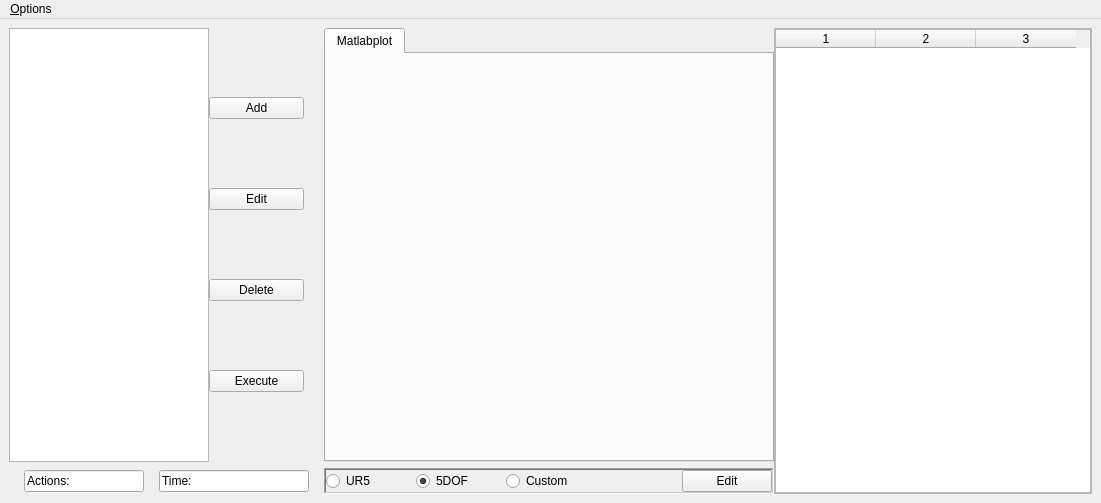
<?xml version="1.0" encoding="UTF-8"?>
<ui version="4.0">
 <class>RobotDesign</class>
 <widget class="QMainWindow" name="RobotDesign">
  <property name="geometry">
   <rect>
    <x>0</x>
    <y>0</y>
    <width>1101</width>
    <height>503</height>
   </rect>
  </property>
  <property name="sizePolicy">
   <sizepolicy hsizetype="Maximum" vsizetype="Maximum">
    <horstretch>0</horstretch>
    <verstretch>0</verstretch>
   </sizepolicy>
  </property>
  <property name="windowTitle">
   <string>Robot Simple Action Designer</string>
  </property>
  <widget class="QWidget" name="centralwidget">
   <property name="maximumSize">
    <size>
     <width>16777215</width>
     <height>16777215</height>
    </size>
   </property>
   <layout class="QVBoxLayout" name="verticalLayout">
    <item>
     <widget class="QWidget" name="MainEditWidget" native="true">
      <layout class="QGridLayout" name="gridLayout">
       <property name="leftMargin">
        <number>0</number>
       </property>
       <property name="topMargin">
        <number>0</number>
       </property>
       <property name="rightMargin">
        <number>0</number>
       </property>
       <property name="bottomMargin">
        <number>0</number>
       </property>
       <property name="horizontalSpacing">
        <number>0</number>
       </property>
       <item row="0" column="2" rowspan="2">
        <widget class="QScrollArea" name="endpointScroll">
         <property name="minimumSize">
          <size>
           <width>200</width>
           <height>0</height>
          </size>
         </property>
         <property name="verticalScrollBarPolicy">
          <enum>Qt::ScrollBarAsNeeded</enum>
         </property>
         <property name="horizontalScrollBarPolicy">
          <enum>Qt::ScrollBarAsNeeded</enum>
         </property>
         <property name="sizeAdjustPolicy">
          <enum>QAbstractScrollArea::AdjustToContents</enum>
         </property>
         <property name="widgetResizable">
          <bool>true</bool>
         </property>
         <widget class="QWidget" name="example">
          <property name="geometry">
           <rect>
            <x>0</x>
            <y>0</y>
            <width>302</width>
            <height>457</height>
           </rect>
          </property>
          <layout class="QVBoxLayout" name="verticalLayout_4">
           <property name="spacing">
            <number>0</number>
           </property>
           <property name="leftMargin">
            <number>0</number>
           </property>
           <property name="topMargin">
            <number>0</number>
           </property>
           <property name="rightMargin">
            <number>0</number>
           </property>
           <property name="bottomMargin">
            <number>0</number>
           </property>
           <item>
            <widget class="QTableWidget" name="endpoint">
             <property name="horizontalScrollBarPolicy">
              <enum>Qt::ScrollBarAsNeeded</enum>
             </property>
             <property name="sizeAdjustPolicy">
              <enum>QAbstractScrollArea::AdjustToContentsOnFirstShow</enum>
             </property>
             <property name="rowCount">
              <number>0</number>
             </property>
             <property name="columnCount">
              <number>3</number>
             </property>
             <column/>
             <column/>
             <column/>
            </widget>
           </item>
          </layout>
         </widget>
        </widget>
       </item>
       <item row="1" column="0">
        <widget class="QFrame" name="frame">
         <layout class="QHBoxLayout" name="horizontalLayout">
          <property name="spacing">
           <number>0</number>
          </property>
          <property name="sizeConstraint">
           <enum>QLayout::SetDefaultConstraint</enum>
          </property>
          <property name="leftMargin">
           <number>0</number>
          </property>
          <property name="topMargin">
           <number>0</number>
          </property>
          <property name="rightMargin">
           <number>0</number>
          </property>
          <property name="bottomMargin">
           <number>0</number>
          </property>
          <item>
           <widget class="QLineEdit" name="CurrentNumSelectValue">
            <property name="maximumSize">
             <size>
              <width>120</width>
              <height>16777215</height>
             </size>
            </property>
            <property name="text">
             <string>Actions: </string>
            </property>
            <property name="readOnly">
             <bool>true</bool>
            </property>
           </widget>
          </item>
          <item>
           <widget class="QLineEdit" name="CurrentTotalTimeValue">
            <property name="maximumSize">
             <size>
              <width>150</width>
              <height>16777215</height>
             </size>
            </property>
            <property name="text">
             <string>Time: </string>
            </property>
            <property name="readOnly">
             <bool>true</bool>
            </property>
            <property name="clearButtonEnabled">
             <bool>false</bool>
            </property>
           </widget>
          </item>
         </layout>
        </widget>
       </item>
       <item row="0" column="0">
        <layout class="QHBoxLayout" name="horizontalLayout_2">
         <item>
          <widget class="QListWidget" name="ListActionView">
           <property name="enabled">
            <bool>true</bool>
           </property>
           <property name="sizePolicy">
            <sizepolicy hsizetype="Minimum" vsizetype="Expanding">
             <horstretch>0</horstretch>
             <verstretch>0</verstretch>
            </sizepolicy>
           </property>
           <property name="minimumSize">
            <size>
             <width>200</width>
             <height>0</height>
            </size>
           </property>
           <property name="maximumSize">
            <size>
             <width>200</width>
             <height>100000</height>
            </size>
           </property>
           <property name="sizeAdjustPolicy">
            <enum>QAbstractScrollArea::AdjustIgnored</enum>
           </property>
           <property name="selectionMode">
            <enum>QAbstractItemView::ExtendedSelection</enum>
           </property>
           <property name="resizeMode">
            <enum>QListView::Adjust</enum>
           </property>
           <property name="itemAlignment">
            <set>Qt::AlignLeading</set>
           </property>
          </widget>
         </item>
         <item>
          <layout class="QVBoxLayout" name="verticalLayout_2">
           <item>
            <widget class="QPushButton" name="AddActionButton">
             <property name="text">
              <string>Add</string>
             </property>
            </widget>
           </item>
           <item>
            <widget class="QPushButton" name="EditActionButton">
             <property name="text">
              <string>Edit</string>
             </property>
            </widget>
           </item>
           <item>
            <widget class="QPushButton" name="DeleteActionButton">
             <property name="text">
              <string>Delete</string>
             </property>
            </widget>
           </item>
           <item>
            <widget class="QPushButton" name="ExecuteActionButton">
             <property name="text">
              <string>Execute</string>
             </property>
            </widget>
           </item>
          </layout>
         </item>
         <item>
          <spacer name="horizontalSpacer_2">
           <property name="orientation">
            <enum>Qt::Horizontal</enum>
           </property>
           <property name="sizeType">
            <enum>QSizePolicy::Minimum</enum>
           </property>
           <property name="sizeHint" stdset="0">
            <size>
             <width>20</width>
             <height>20</height>
            </size>
           </property>
          </spacer>
         </item>
        </layout>
       </item>
       <item row="0" column="1">
        <widget class="QTabWidget" name="RobotViewTab">
         <property name="sizePolicy">
          <sizepolicy hsizetype="MinimumExpanding" vsizetype="MinimumExpanding">
           <horstretch>0</horstretch>
           <verstretch>0</verstretch>
          </sizepolicy>
         </property>
         <property name="minimumSize">
          <size>
           <width>450</width>
           <height>0</height>
          </size>
         </property>
         <property name="currentIndex">
          <number>0</number>
         </property>
         <property name="tabBarAutoHide">
          <bool>false</bool>
         </property>
         <widget class="QWidget" name="Matpyplot">
          <attribute name="title">
           <string>Matlabplot</string>
          </attribute>
          <layout class="QHBoxLayout" name="horizontalLayout_4">
           <item>
            <layout class="QVBoxLayout" name="MatplotLayout"/>
           </item>
          </layout>
         </widget>
        </widget>
       </item>
       <item row="1" column="1">
        <widget class="QFrame" name="frame">
         <property name="frameShape">
          <enum>QFrame::WinPanel</enum>
         </property>
         <property name="frameShadow">
          <enum>QFrame::Sunken</enum>
         </property>
         <layout class="QHBoxLayout" name="horizontalLayout_3">
          <property name="spacing">
           <number>0</number>
          </property>
          <property name="leftMargin">
           <number>0</number>
          </property>
          <property name="topMargin">
           <number>0</number>
          </property>
          <property name="rightMargin">
           <number>0</number>
          </property>
          <property name="bottomMargin">
           <number>0</number>
          </property>
          <item>
           <widget class="QRadioButton" name="ur_change">
            <property name="maximumSize">
             <size>
              <width>90</width>
              <height>16777215</height>
             </size>
            </property>
            <property name="text">
             <string>UR5</string>
            </property>
            <property name="checked">
             <bool>false</bool>
            </property>
           </widget>
          </item>
          <item>
           <widget class="QRadioButton" name="dof_change">
            <property name="maximumSize">
             <size>
              <width>90</width>
              <height>16777215</height>
             </size>
            </property>
            <property name="text">
             <string>5DOF</string>
            </property>
            <property name="checked">
             <bool>true</bool>
            </property>
           </widget>
          </item>
          <item>
           <widget class="QRadioButton" name="cus_change">
            <property name="text">
             <string>Custom</string>
            </property>
           </widget>
          </item>
          <item>
           <widget class="QPushButton" name="push_edit_but">
            <property name="maximumSize">
             <size>
              <width>90</width>
              <height>16777215</height>
             </size>
            </property>
            <property name="text">
             <string>Edit</string>
            </property>
           </widget>
          </item>
         </layout>
        </widget>
       </item>
      </layout>
      <zorder>frame</zorder>
      <zorder>frame</zorder>
      <zorder>RobotViewTab</zorder>
      <zorder>endpointScroll</zorder>
     </widget>
    </item>
   </layout>
  </widget>
  <widget class="QMenuBar" name="menuBar">
   <property name="geometry">
    <rect>
     <x>0</x>
     <y>0</y>
     <width>1101</width>
     <height>26</height>
    </rect>
   </property>
   <widget class="QMenu" name="menuOptions">
    <property name="title">
     <string>&amp;Options</string>
    </property>
    <addaction name="actionSearch"/>
    <addaction name="actionHelp"/>
    <addaction name="separator"/>
   </widget>
   <addaction name="menuOptions"/>
  </widget>
  <action name="actionSearch">
   <property name="icon">
    <iconset resource="Icon.qrc">
     <normaloff>:/Icon/icons/cil-magnifying-glass.png</normaloff>
     <normalon>:/Icon/cil-magnifying-glass.png</normalon>:/Icon/icons/cil-magnifying-glass.png</iconset>
   </property>
   <property name="text">
    <string>Search</string>
   </property>
   <property name="shortcut">
    <string>Ctrl+S</string>
   </property>
  </action>
  <action name="actionHelp">
   <property name="icon">
    <iconset resource="Icon.qrc">
     <normaloff>:/Icon/icons/cil-medical-cross.png</normaloff>
     <normalon>:/Icon/cil-medical-cross.png</normalon>:/Icon/icons/cil-medical-cross.png</iconset>
   </property>
   <property name="text">
    <string>Help</string>
   </property>
   <property name="shortcut">
    <string>Ctrl+H</string>
   </property>
  </action>
 </widget>
 <resources>
  <include location="icons/Icon.qrc"/>
  <include location="Icon.qrc"/>
 </resources>
 <connections/>
</ui>
